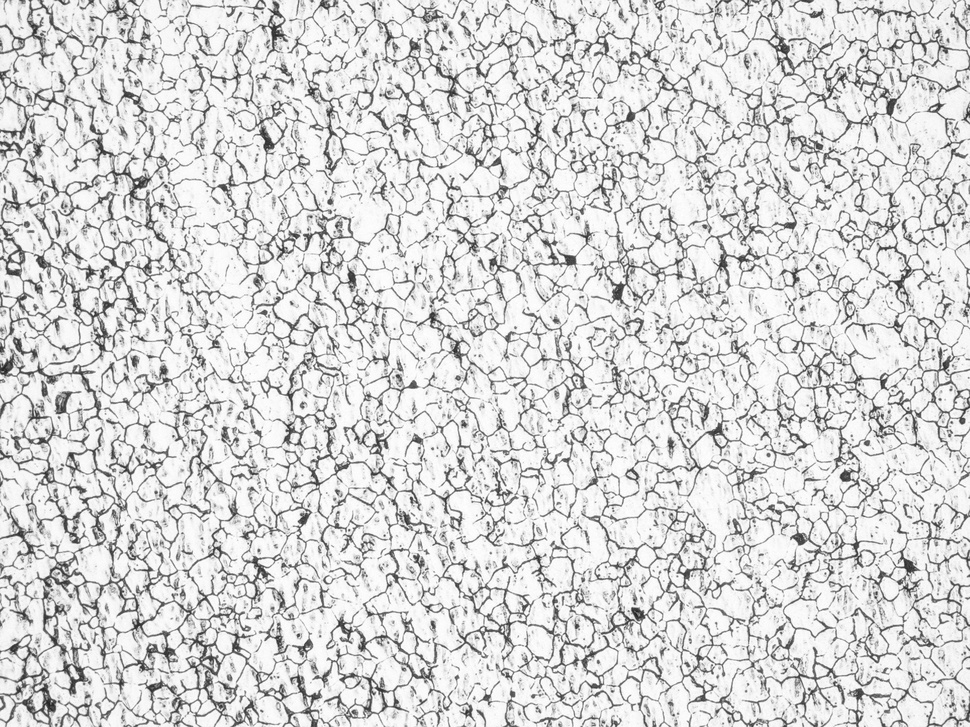
#> input picture img/1-200/1-200 (1).jpg, 970 x 727 px, shrunk from 1920 x 1440 before the run; its folder holds only this picture in this run
$ python ImageAugmentation.py
#> lines starting #> are read from the running program, lines starting #| are printed output that depends on the picture
import os
import cv2
import numpy as np
import random

InputData = 'c:/data/1-200'
OutputData = 'c:/data/1-200'

# https://github.com/FaisalAhmedBijoy/Image_Cryptography_with_Autoencoders/blob/main/salt_and_pepper_noise.py からsaltの部分を削除
def add_pepper_noise(image, amount):
    # 入力画像を変更せずにノイズを加えるため、画像のコピーを作成します。
    noisy_image = np.copy(image)

    # 画像の高さ（行数）と幅（列数）を取得します。
    height, width = noisy_image.shape[:2]

    # amountで指定された割合に基づき、ノイズを加えるべきピクセル数を計算します。
    # amountが0.1なら、画像の10%のピクセルにノイズを加えることになります。
    num_pixels = int(amount * height * width)

    # ランダムなピクセルの座標を生成
    # np.random.randintを使って、画像内のランダムなピクセル座標（高さ、幅）を
    # num_pixels個生成します。この座標にノイズを加えます。
    coords = [np.random.randint(0, height, num_pixels),
            np.random.randint(0, width, num_pixels)]

    # 「胡椒」ノイズ（黒いピクセル）を加える
    # 同じ座標に黒いピクセル（値0）を設定します。これが「胡椒ノイズ」です。
    noisy_image[coords[0], coords[1]] = 0  # Pepper (black)

    # ノイズが加わった画像を返す
    # 最後に、ノイズが加えられた画像を返します。
    return noisy_image

for pathname, dirnames, filenames in os.walk(InputData):
    for filename in filenames:
        img_path = (os.path.join(pathname,filename))

        # 画像を読み込む
        image = cv2.imread(img_path)
#> image is the input picture: shape (727, 970, 3); min 31, max 255, mean 215

        for noise in range(1, 8):
            noisy_image = add_pepper_noise(image, amount = noise/10)

            filen = filename[:-4] #.jpgを削除

            # 結果を保存
            cv2.imwrite(OutputData + '/' + filen + '_' + str(noise/10) + '.jpg', noisy_image)
#> this loop made 7 passes
#> pass 1, `noisy_image = add_pepper_noise(image, amount = noise/10)`:
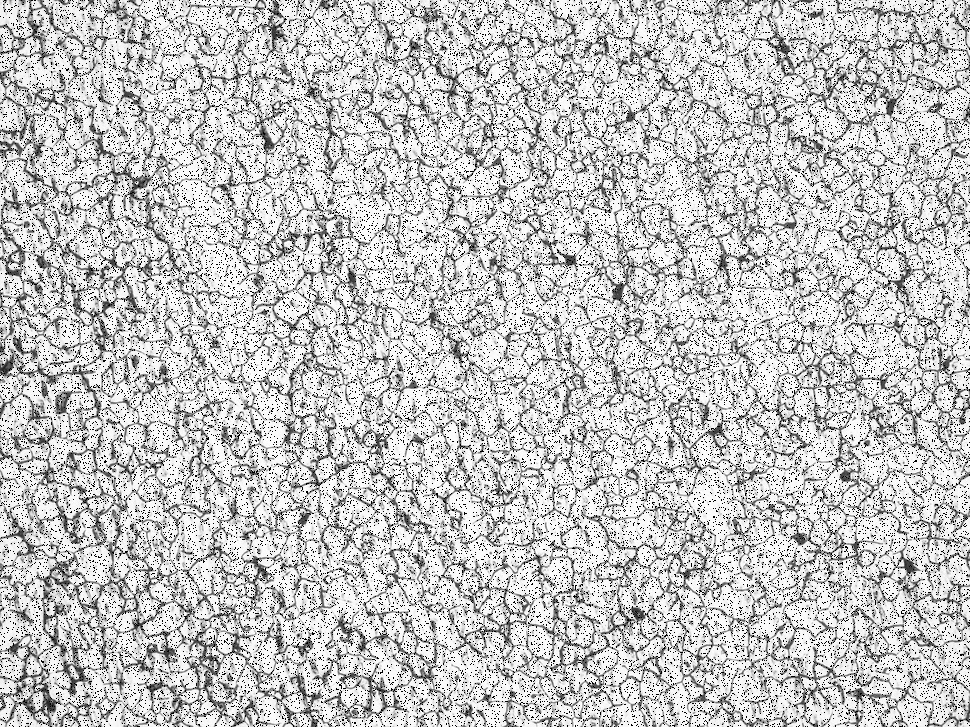
#> noisy_image: shape (727, 970, 3); min 0, max 255, mean 194.6
#> pass 2, `noisy_image = add_pepper_noise(image, amount = noise/10)`:
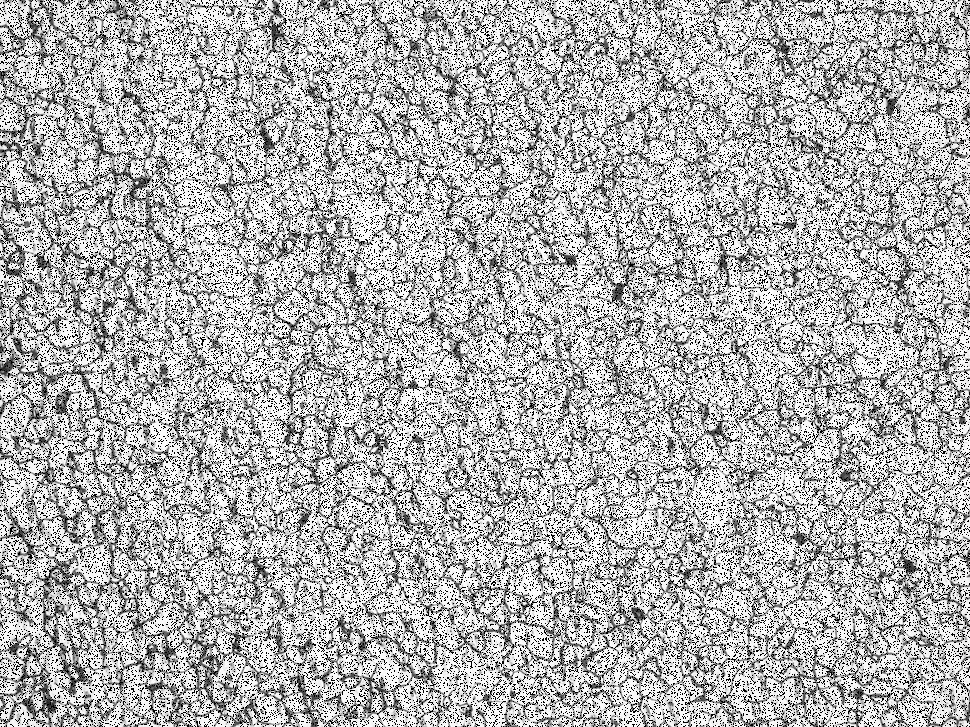
#> noisy_image: shape (727, 970, 3); min 0, max 255, mean 176.1
#> pass 3, `noisy_image = add_pepper_noise(image, amount = noise/10)`:
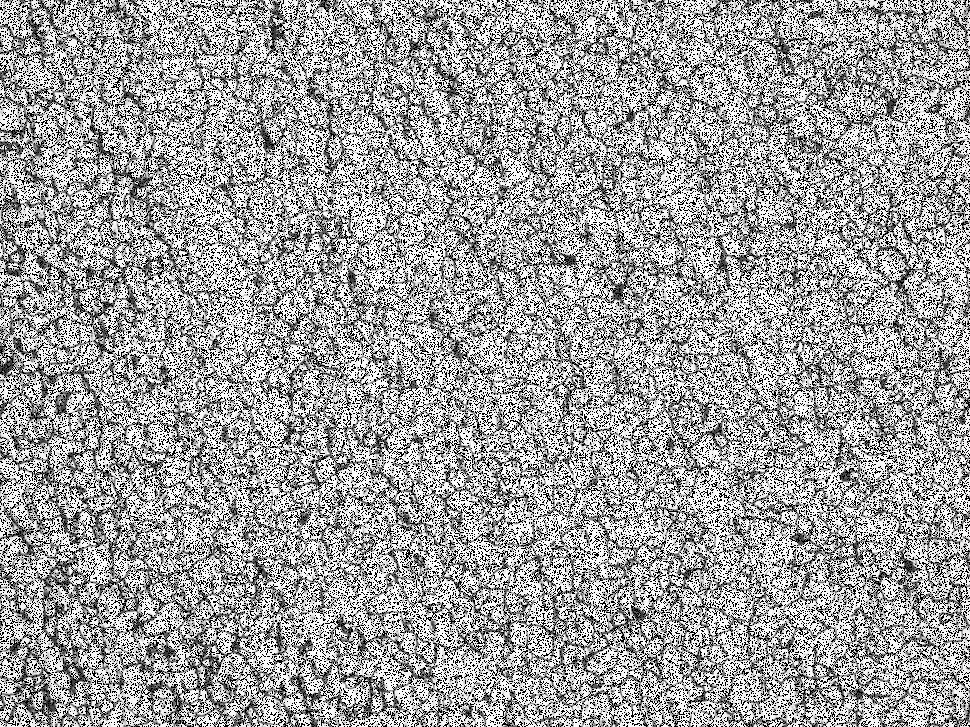
#> noisy_image: shape (727, 970, 3); min 0, max 255, mean 159.3

$ run again, on img/1-200/1-200 (4).jpg
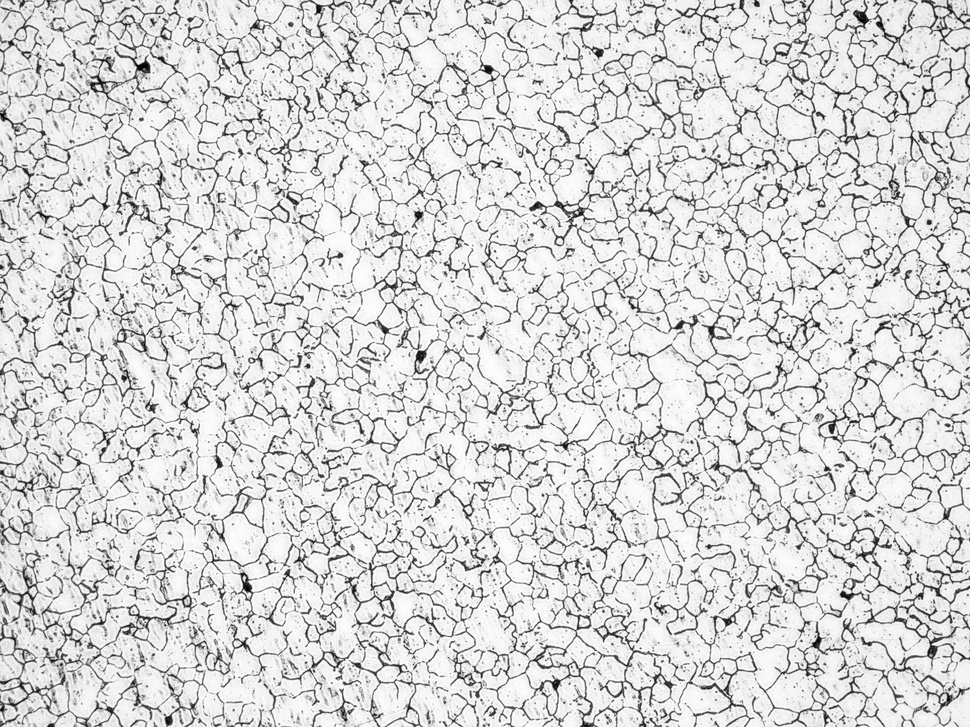
#> input picture img/1-200/1-200 (4).jpg, 970 x 727 px, shrunk from 1920 x 1440 before the run
#> image is the input picture: shape (727, 970, 3); min 0, max 255, mean 215.2
#> the loop `for noise in range(1, 8):` made 7 passes
#> pass 1, `noisy_image = add_pepper_noise(image, amount = noise/10)`:
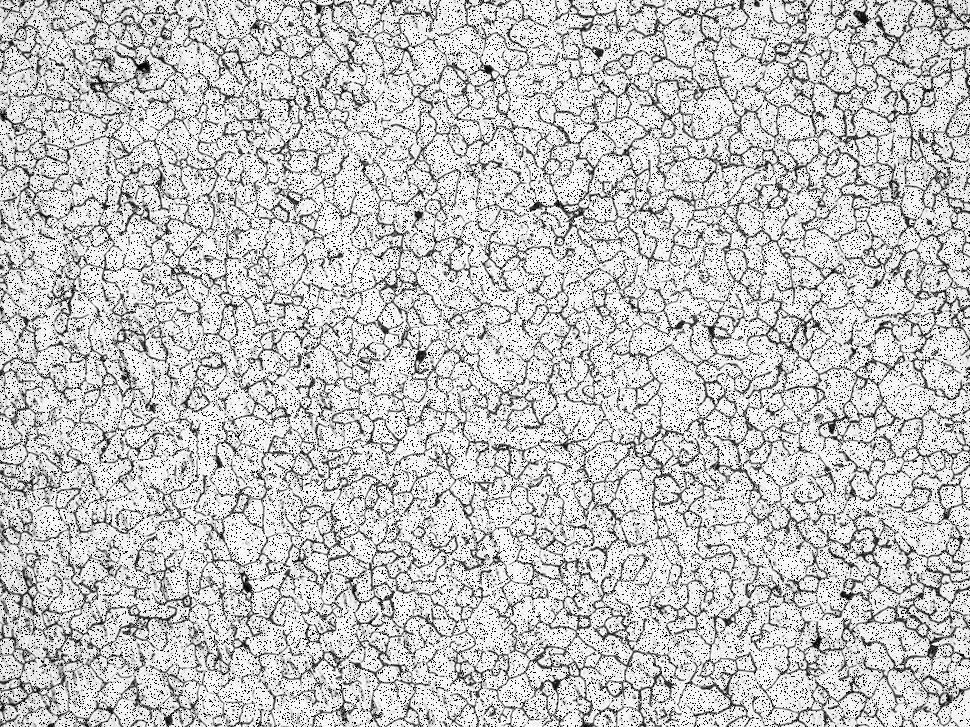
#> noisy_image: shape (727, 970, 3); min 0, max 255, mean 194.8
#> pass 3, `noisy_image = add_pepper_noise(image, amount = noise/10)`:
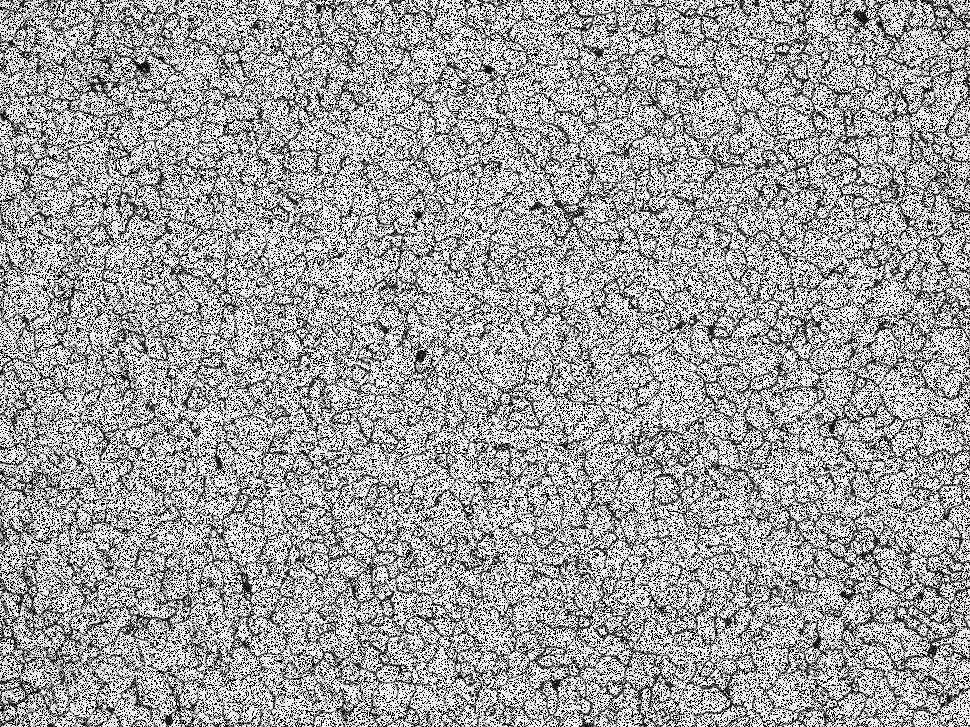
#> noisy_image: shape (727, 970, 3); min 0, max 255, mean 159.4

$ run again, on img/1-200/1-200 (5).jpg
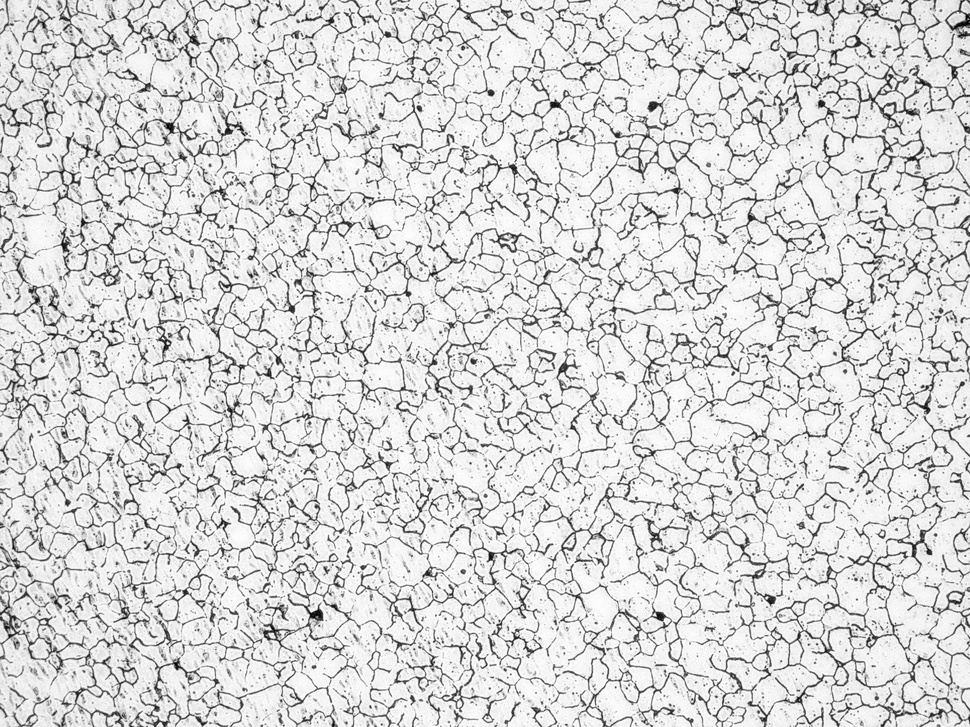
#> input picture img/1-200/1-200 (5).jpg, 970 x 727 px, shrunk from 1920 x 1440 before the run
#> image is the input picture: shape (727, 970, 3); min 0, max 255, mean 215.1
#> the loop `for noise in range(1, 8):` made 7 passes
#> pass 1, `noisy_image = add_pepper_noise(image, amount = noise/10)`:
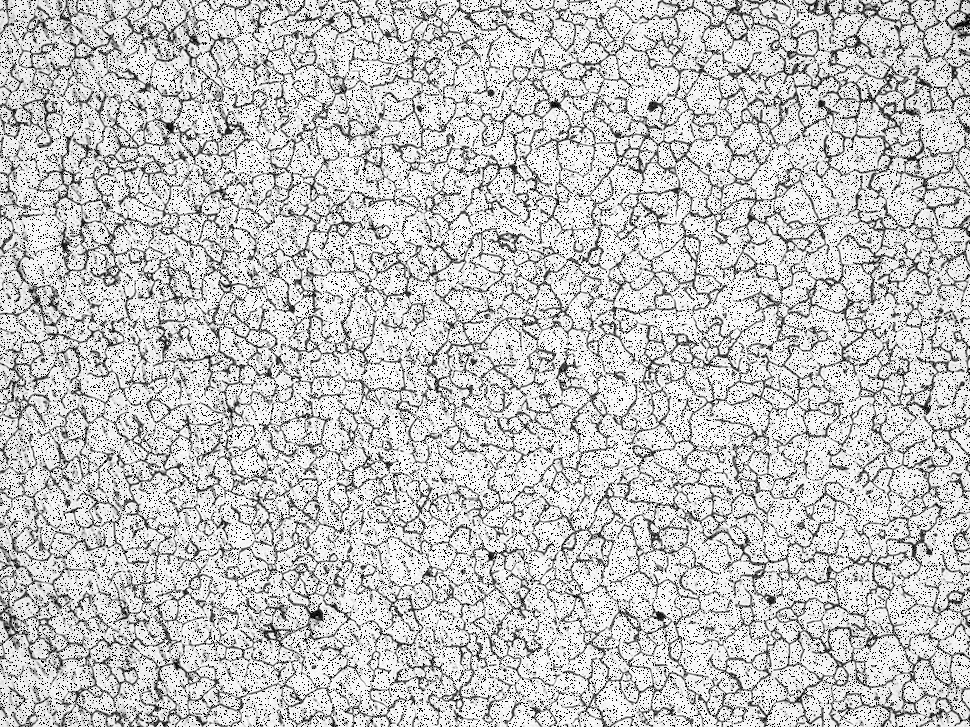
#> noisy_image: shape (727, 970, 3); min 0, max 255, mean 194.6
#> pass 3, `noisy_image = add_pepper_noise(image, amount = noise/10)`:
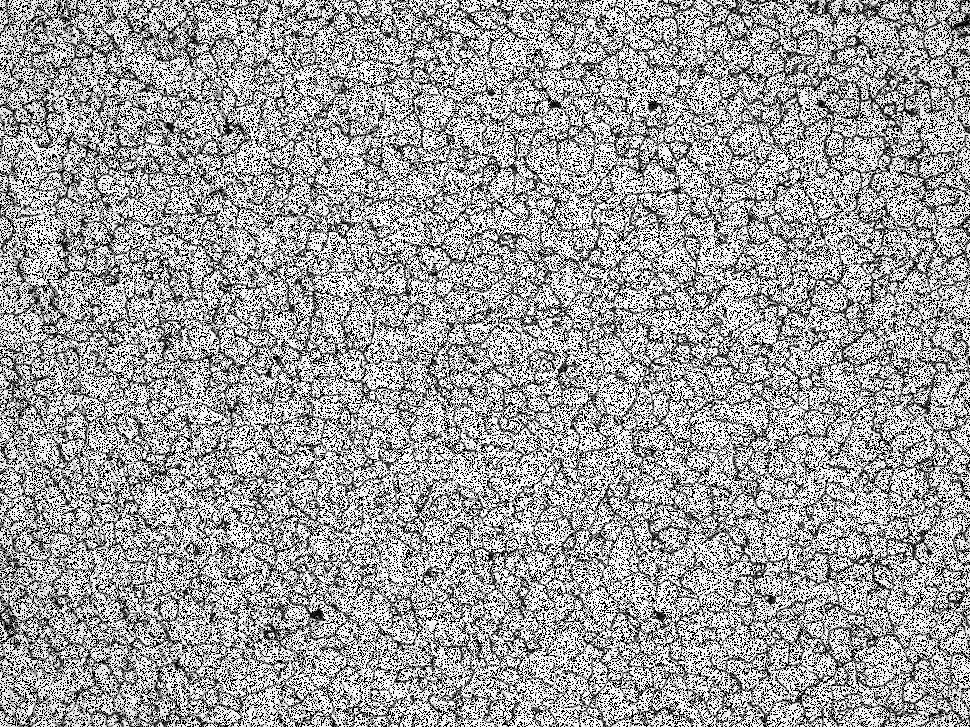
#> noisy_image: shape (727, 970, 3); min 0, max 255, mean 159.3

$ run again, on img/1-200/1-200 (6).jpg
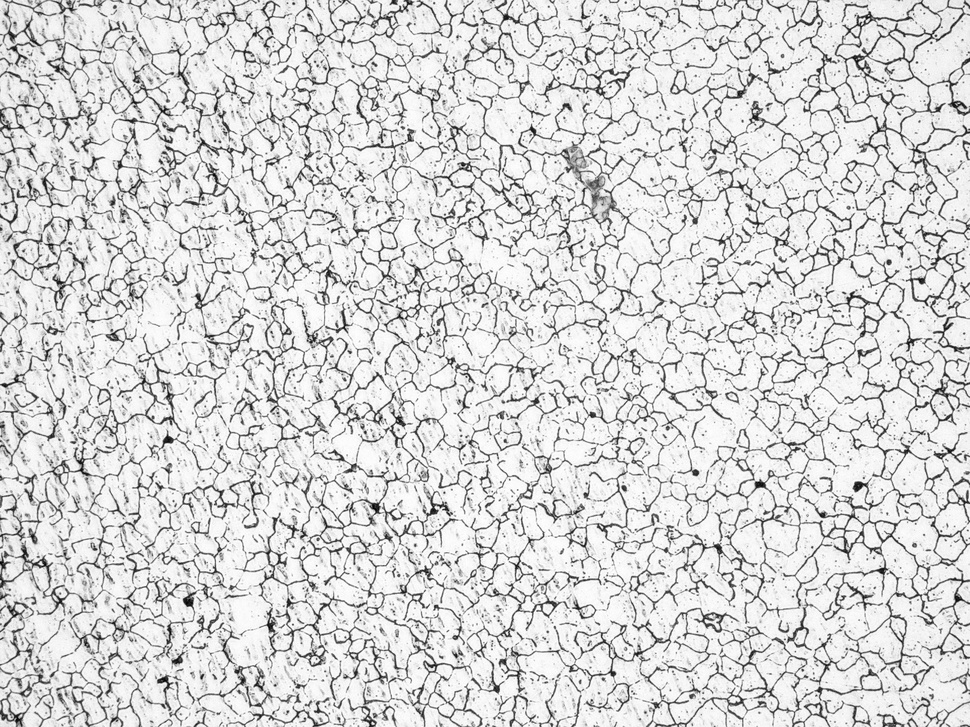
#> input picture img/1-200/1-200 (6).jpg, 970 x 727 px, shrunk from 1920 x 1440 before the run
#> image is the input picture: shape (727, 970, 3); min 0, max 255, mean 214.8
#> the loop `for noise in range(1, 8):` made 7 passes
#> pass 1, `noisy_image = add_pepper_noise(image, amount = noise/10)`:
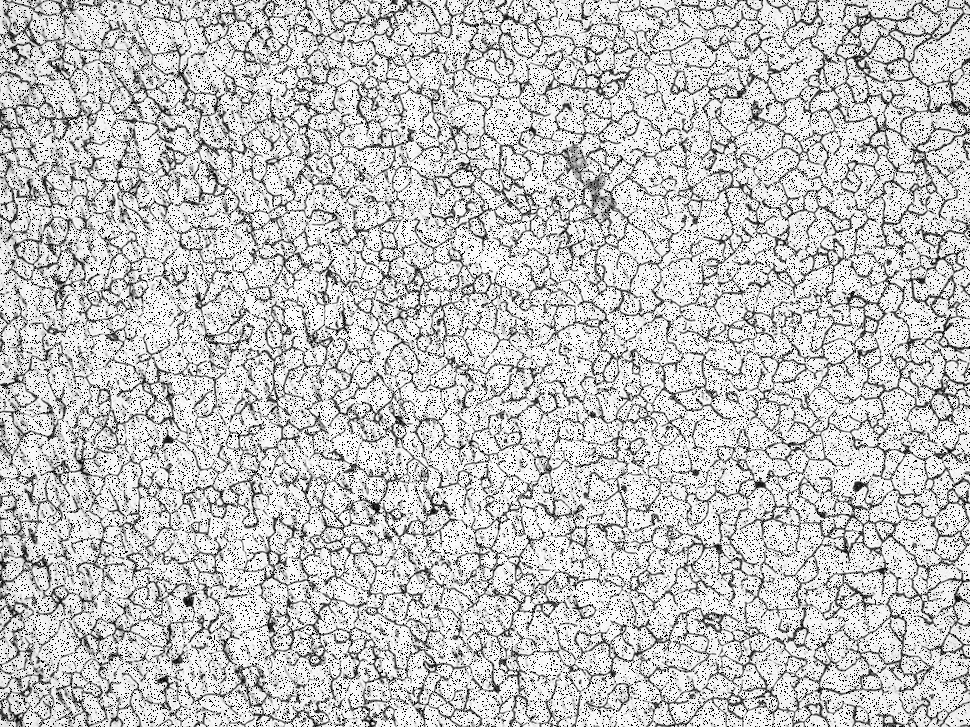
#> noisy_image: shape (727, 970, 3); min 0, max 255, mean 194.3
#> pass 3, `noisy_image = add_pepper_noise(image, amount = noise/10)`:
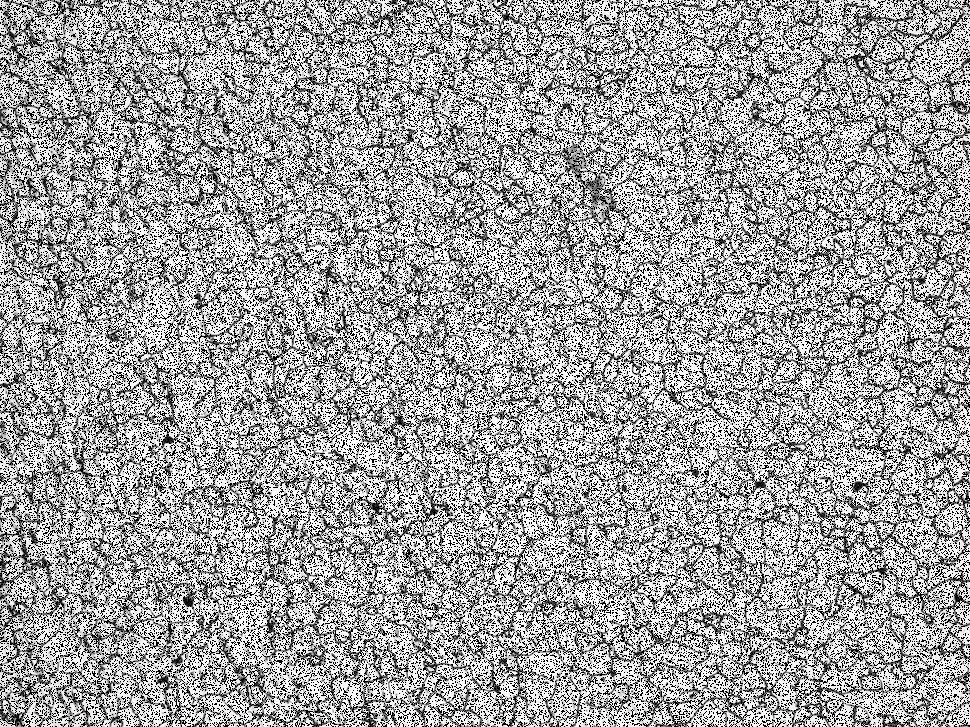
#> noisy_image: shape (727, 970, 3); min 0, max 255, mean 159.1
